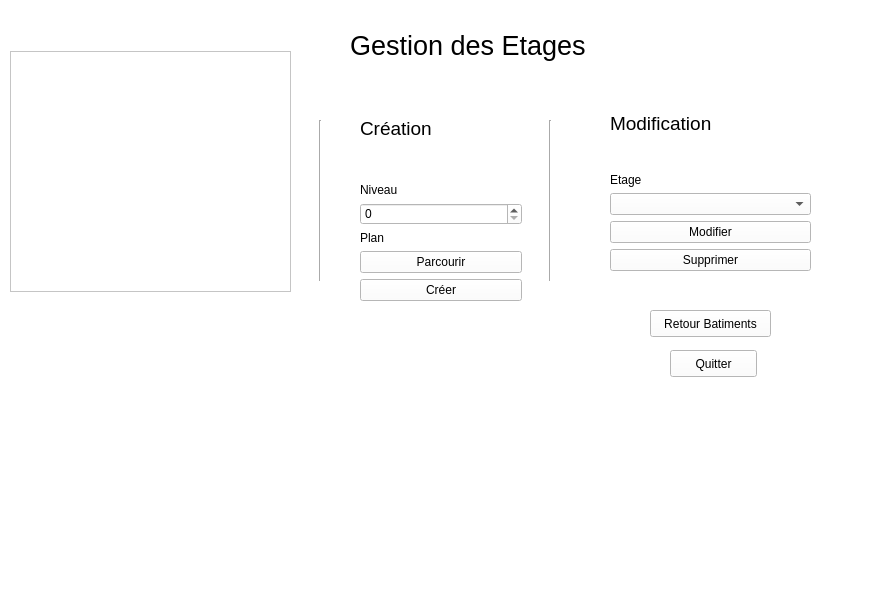
<?xml version="1.0" encoding="UTF-8"?>
<ui version="4.0">
 <class>EtageWindow</class>
 <widget class="QMainWindow" name="EtageWindow">
  <property name="geometry">
   <rect>
    <x>0</x>
    <y>0</y>
    <width>879</width>
    <height>600</height>
   </rect>
  </property>
  <property name="windowTitle">
   <string>MainWindow</string>
  </property>
  <property name="styleSheet">
   <string notr="true">background-color: rgb(255, 255, 255);</string>
  </property>
  <widget class="QWidget" name="centralwidget">
   <widget class="QPushButton" name="pushButton_4">
    <property name="geometry">
     <rect>
      <x>670</x>
      <y>350</y>
      <width>87</width>
      <height>27</height>
     </rect>
    </property>
    <property name="text">
     <string>Quitter</string>
    </property>
   </widget>
   <widget class="Line" name="line_2">
    <property name="geometry">
     <rect>
      <x>540</x>
      <y>120</y>
      <width>20</width>
      <height>161</height>
     </rect>
    </property>
    <property name="orientation">
     <enum>Qt::Vertical</enum>
    </property>
   </widget>
   <widget class="QLabel" name="label">
    <property name="geometry">
     <rect>
      <x>350</x>
      <y>30</y>
      <width>311</width>
      <height>31</height>
     </rect>
    </property>
    <property name="text">
     <string>&lt;html&gt;&lt;head/&gt;&lt;body&gt;&lt;p&gt;&lt;span style=&quot; font-size:20pt;&quot;&gt;Gestion des Etages&lt;/span&gt;&lt;/p&gt;&lt;/body&gt;&lt;/html&gt;</string>
    </property>
   </widget>
   <widget class="QWidget" name="layoutWidget">
    <property name="geometry">
     <rect>
      <x>610</x>
      <y>80</y>
      <width>201</width>
      <height>191</height>
     </rect>
    </property>
    <layout class="QVBoxLayout" name="verticalLayout_25">
     <item>
      <widget class="QLabel" name="label_32">
       <property name="text">
        <string>&lt;html&gt;&lt;head/&gt;&lt;body&gt;&lt;p&gt;&lt;span style=&quot; font-size:14pt;&quot;&gt;Modification&lt;/span&gt;&lt;/p&gt;&lt;/body&gt;&lt;/html&gt;</string>
       </property>
      </widget>
     </item>
     <item>
      <layout class="QVBoxLayout" name="verticalLayout_26">
       <item>
        <widget class="QLabel" name="label_33">
         <property name="text">
          <string>Etage</string>
         </property>
        </widget>
       </item>
       <item>
        <widget class="QComboBox" name="comboBox_7"/>
       </item>
       <item>
        <widget class="QPushButton" name="pushButton_20">
         <property name="text">
          <string>Modifier</string>
         </property>
        </widget>
       </item>
       <item>
        <widget class="QPushButton" name="pushButton_21">
         <property name="text">
          <string>Supprimer</string>
         </property>
        </widget>
       </item>
      </layout>
     </item>
    </layout>
   </widget>
   <widget class="QGraphicsView" name="graphicsView">
    <property name="geometry">
     <rect>
      <x>10</x>
      <y>51</y>
      <width>281</width>
      <height>241</height>
     </rect>
    </property>
    <property name="styleSheet">
     <string notr="true">border-image: url(:/new/img/univnav.jpg);</string>
    </property>
   </widget>
   <widget class="QWidget" name="layoutWidget_2">
    <property name="geometry">
     <rect>
      <x>360</x>
      <y>80</y>
      <width>162</width>
      <height>221</height>
     </rect>
    </property>
    <layout class="QVBoxLayout" name="verticalLayout_27">
     <item>
      <widget class="QLabel" name="label_34">
       <property name="text">
        <string>&lt;html&gt;&lt;head/&gt;&lt;body&gt;&lt;p&gt;&lt;span style=&quot; font-size:14pt;&quot;&gt;Création&lt;/span&gt;&lt;/p&gt;&lt;/body&gt;&lt;/html&gt;</string>
       </property>
      </widget>
     </item>
     <item>
      <layout class="QVBoxLayout" name="verticalLayout_28">
       <item>
        <widget class="QLabel" name="label_35">
         <property name="text">
          <string>Niveau</string>
         </property>
        </widget>
       </item>
       <item>
        <widget class="QSpinBox" name="spinBox"/>
       </item>
       <item>
        <widget class="QLabel" name="label_36">
         <property name="text">
          <string>Plan</string>
         </property>
        </widget>
       </item>
       <item>
        <widget class="QPushButton" name="pushButton_24">
         <property name="text">
          <string>Parcourir</string>
         </property>
        </widget>
       </item>
       <item>
        <widget class="QPushButton" name="pushButton_22">
         <property name="text">
          <string>Créer</string>
         </property>
        </widget>
       </item>
      </layout>
     </item>
    </layout>
   </widget>
   <widget class="Line" name="line_3">
    <property name="geometry">
     <rect>
      <x>310</x>
      <y>120</y>
      <width>20</width>
      <height>161</height>
     </rect>
    </property>
    <property name="orientation">
     <enum>Qt::Vertical</enum>
    </property>
   </widget>
   <widget class="QPushButton" name="pushButton_23">
    <property name="geometry">
     <rect>
      <x>650</x>
      <y>310</y>
      <width>121</width>
      <height>27</height>
     </rect>
    </property>
    <property name="text">
     <string>Retour Batiments</string>
    </property>
   </widget>
  </widget>
  <widget class="QMenuBar" name="menubar">
   <property name="geometry">
    <rect>
     <x>0</x>
     <y>0</y>
     <width>879</width>
     <height>25</height>
    </rect>
   </property>
  </widget>
  <widget class="QStatusBar" name="statusbar"/>
 </widget>
 <resources/>
 <connections/>
</ui>
